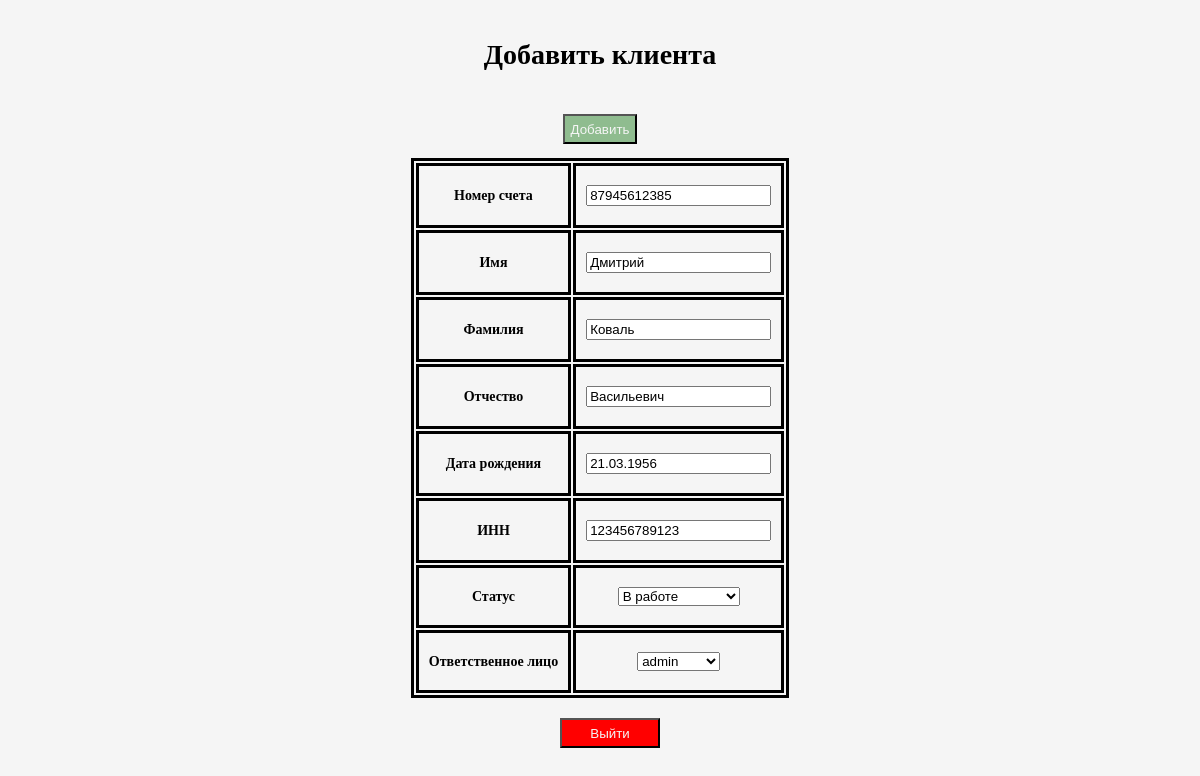
/1/update, run on the app's committed database.
### main/models.py (models this page shows, shortened)
class Clients(models.Model):
    class Status(models.TextChoices):
        in_progress = "in_progress", "В работе"
        not_in_work = "not_in_work", "Не в работе"
        refusal = "refusal", "Отказ"
        deal_closed = "deal_closed", "Сделка закрыта"
    account_number = models.IntegerField(unique=True, db_index=True, verbose_name="Номер счета")
    first_name = models.CharField(max_length=255, verbose_name="Имя")
    last_name = models.CharField(max_length=255, verbose_name="Фамилия")
    middle_name = models.CharField(max_length=255, verbose_name="Отчество")
    date_birth = models.DateField(verbose_name="Дата рождения")
    inn = models.IntegerField(unique=True, db_index=True, verbose_name="ИНН")
    status = models.CharField(max_length=255, choices=Status, default=Status.not_in_work,
                              verbose_name="Статус")
    manager = models.ForeignKey(settings.AUTH_USER_MODEL, on_delete=models.SET_NULL, null=True,
                                default=settings.AUTH_USER_MODEL, verbose_name="Ответственное лицо")
    class Meta:
        verbose_name = "Клиент"
        verbose_name_plural = "Клиенты"

### main/views.py (the view)
# urls.py: path('<int:pk>/update', views.UpdateClient.as_view(), name="update")
class UpdateClient(UpdateView):
    model = Clients
    template_name = "main/create.html"
    form_class = ClientsForm

### main/forms.py
class ClientsForm(forms.ModelForm):
    class Meta:
        model = Clients
        fields = ["account_number", "first_name", "last_name", "middle_name",
                  "date_birth", "inn", "status", "manager"]

### main/templates/main/create.html (shortened to what this page needs)
{% extends 'main/layout.html' %}
{% block title %}
    <h1>Добавить клиента</h1>
{% endblock %}
{% block content %}
    <form method="POST">
            <div class="alert alert-warning">
                <p><button class="btn-add" type="submit">Добавить</button></p>
                <table class="tab-clients" frame="1">
                    {% for i in form %}
                    <tr>
                        <th><p><label class="form-label" for="{{ i.id_for_label }}">{{ i.label }}</label></p></th>
                        <th><p>{{ i }}</p></th>
                    </tr>
                    {% endfor %}
                </table>
            </div>
    </form>
{% endblock %}
{% block basement %}
    <form method="post" action="{% url 'users:logout' %}">
        <button class="btn-exit" type="submit">Выйти</button>
    </form>
{% endblock %}

### main/static/main/css/index.css (style rules this page uses)
html { font-size: calc(2px + 1vw); }
body { background: whitesmoke; }
.alert-warning { display: flex; flex-direction: column; flex-wrap: wrap; align-content: center; clear: both; text-align: center; }
.alert-warning table, td, th { border: 3px solid black; }
.alert-warning td, th { padding: 5px 10px; text-align: center; }
.btn-exit { margin-top: 20px; margin-bottom: 20px; margin-left: 20px; width: 100px; height: 30px; color: whitesmoke; background: red; }
.btn-add { width: auto; height: 30px; color: whitesmoke; background: darkseagreen; }

### data on the page
Clients: form "87945612385" "Дмитрий" "Коваль" "Васильевич" "21.03.1956" "123456789123" "В работе" "admin"

### other printed values
{{ i.label }} "Номер счета" "Имя" "Фамилия" "Отчество" "Дата рождения" "ИНН" "Статус" "Ответственное лицо"
